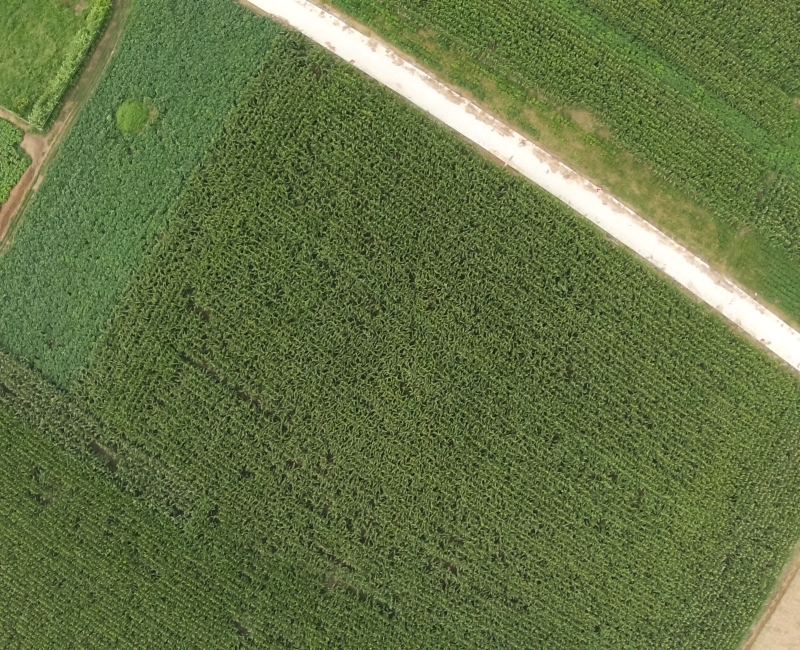
#> input picture resources/image/DJI_0030.JPG, 1600 x 1300 px (shown at 1/2 size)
$ python image_histogram.py
#> lines starting #> are read from the running program, lines starting #| are printed output that depends on the picture; after the words box and inside, x2 and y2 are one past the last pixel; in counts of white or black regions, pixels touching at a corner belong together
# AUTHOR    ：Lv Wenchao
# coding    : utf-8
# @Time     : 2021/3/2 9:49
# @FileName : image_histogram.py
# @Software : PyCharm
import cv2
import numpy as np
import matplotlib.pyplot as plt
import os

# 全局设置
np.set_printoptions(suppress=True)


# 绘制直方图
# [85 lines left out: functions draw_his, equalization_his, his_2d, not called in this run]


# 直方图反向投影
def back_projection():
    image = cv2.imread('../resources/image/DJI_0030.JPG')
#> image is the input picture: shape (1300, 1600, 3); mean B, G, R 67.8, 114.7, 99.1
    img_hsv = cv2.cvtColor(image, cv2.COLOR_BGR2HSV)
#> img_hsv: shape (1300, 1600, 3); mean H, S, V 39.7, 115.4, 115.4

    sample = image[800:1000, 800:1000, :]
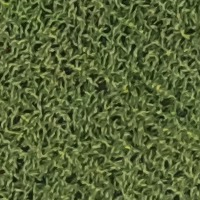
#> sample: shape (200, 200, 3); mean B, G, R 56.1, 100.9, 87.5
    sample_hsv = cv2.cvtColor(sample, cv2.COLOR_BGR2HSV)
#> sample_hsv: shape (200, 200, 3); mean H, S, V 39.1, 124.1, 100.9

    M = cv2.calcHist([img_hsv], [0, 1], None, [180, 256], [0, 180, 0, 256])
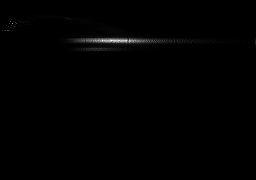
#> M: shape (180, 256) float32; min 0, max 8781, mean 45.1; drawn with min black and max white
    N = cv2.calcHist([sample_hsv], [0, 1], None, [180, 256], [0, 180, 0, 256])

    # 进行归一化
    cv2.normalize(N, N, 0, 255, cv2.NORM_MINMAX)
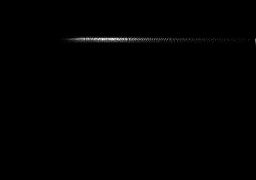
#> N: shape (180, 256) float32; min 0, max 255, mean 1
    dst = cv2.calcBackProject([img_hsv], [0, 1], N, [0, 180, 0, 256], 1)
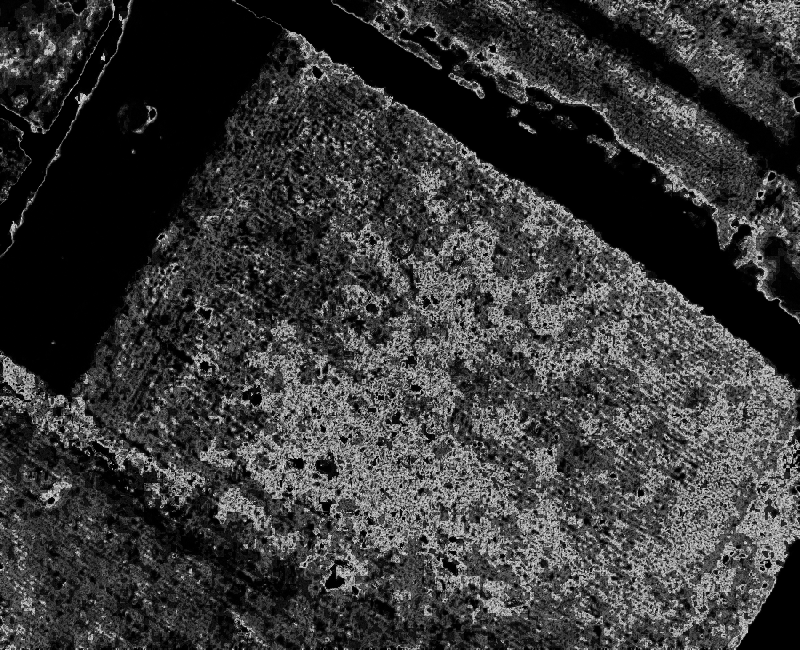
#> dst: shape (1300, 1600) (shown at 1/2 size); min 0, max 255, mean 55.9

    disc = cv2.getStructuringElement(cv2.MORPH_ELLIPSE, (5, 5))
    dst = cv2.filter2D(dst, -1, disc)
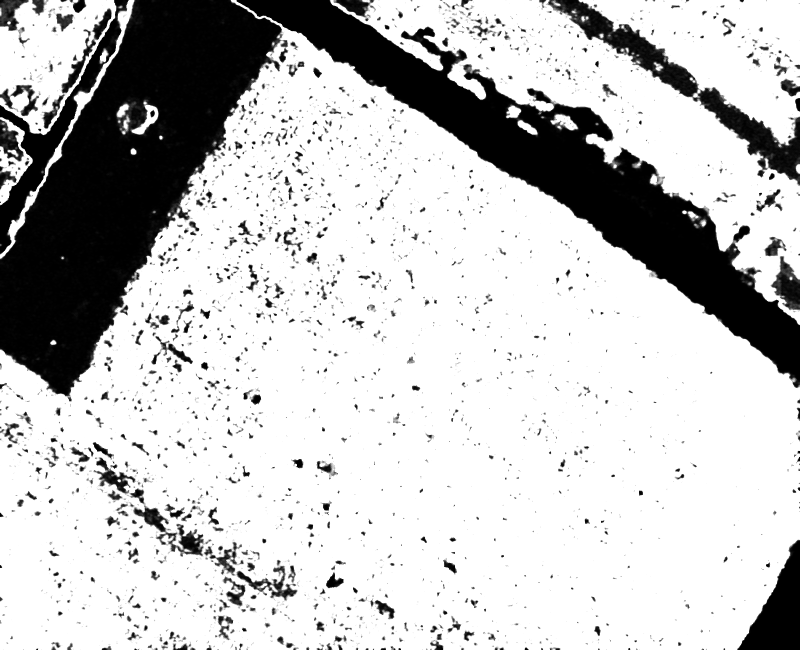
#> dst: shape (1300, 1600) (shown at 1/2 size); min 0, max 255, mean 195.4
    # threshold and binary AND
    ret, thresh = cv2.threshold(dst, 50, 255, 0)
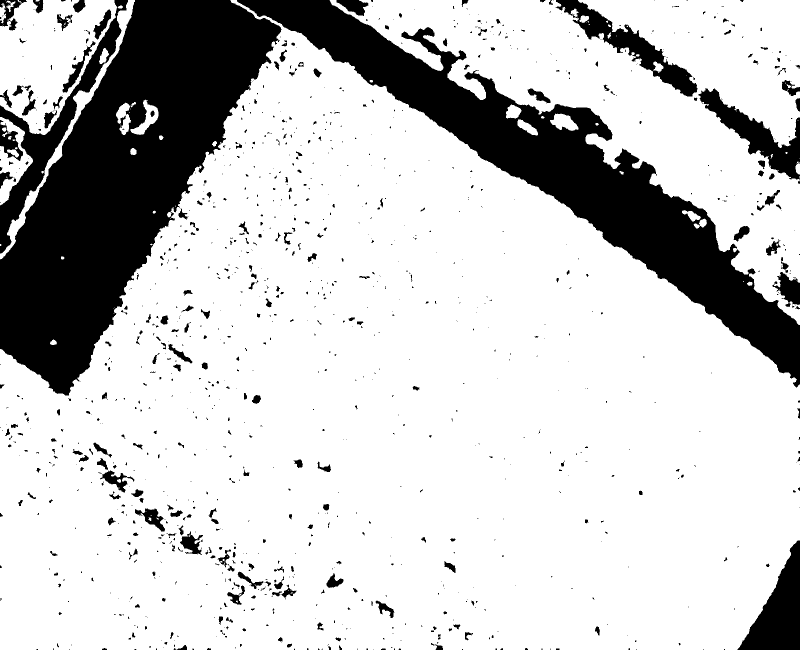
#> thresh: shape (1300, 1600) (shown at 1/2 size); 78.7% white; 1169 black regions (844 under 20 px), largest, box (x1, y1, x2, y2) and area: (0, 0, 563, 791) 200365, (474, 0, 1600, 775) 149427, (0, 0, 256, 507) 17482
    # # 别忘了是三通道图像，因此这里使用merge 变成3 通道
    thresh = cv2.merge((thresh, thresh, thresh))
    print(thresh.shape)
#| (1300, 1600, 3)
    # # 按位操作
    res = cv2.bitwise_and(image, thresh)
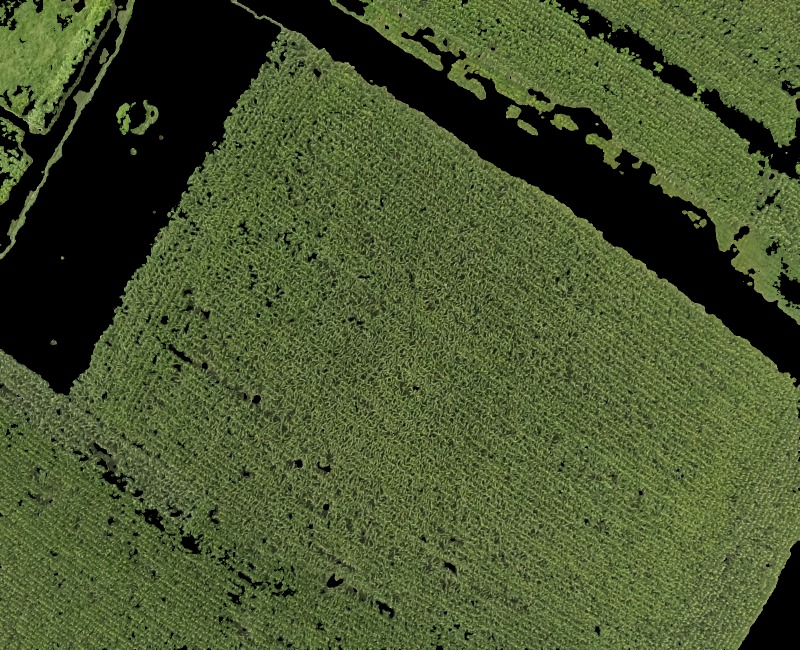
#> res: shape (1300, 1600, 3) (shown at 1/2 size); mean B, G, R 45.7, 83.6, 70.8
    # res = np.hstack((image, thresh, res))
    cv2.imwrite('../resources/result/res.jpg', res)
    # 显示图像
    plt.imshow(res)
    plt.show()


if __name__ == '__main__':
    path = "../resources/image/"
    filename = 'home.jpg'
    filepath = os.path.join(path, filename)
    # his_2d(filepath)
    back_projection()

$ run again, with resources/image/DJI_0020.JPG copied over resources/image/DJI_0030.JPG
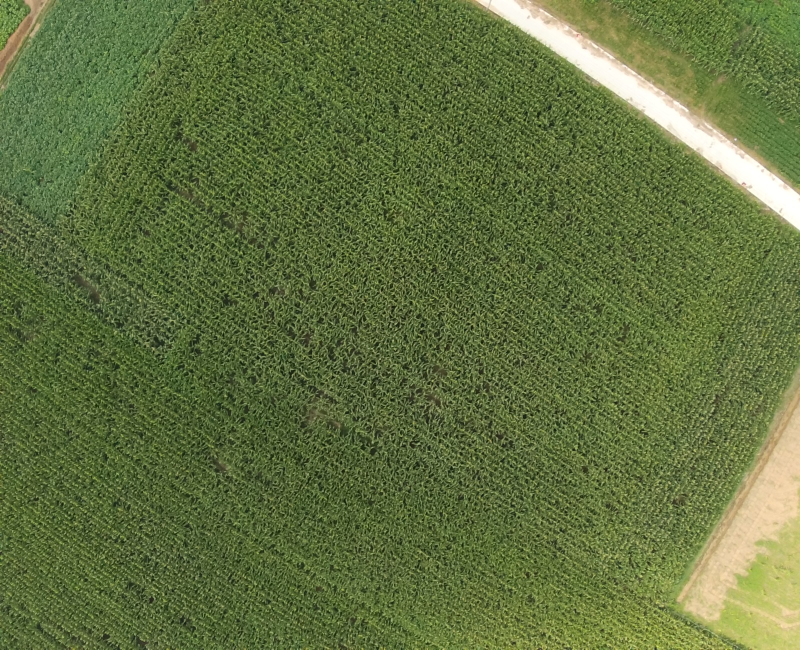
#> input picture resources/image/DJI_0020.JPG, 1600 x 1300 px (shown at 1/2 size)
#> in back_projection, image is the input picture: shape (1300, 1600, 3); mean B, G, R 63.8, 113.1, 97.5
#> img_hsv: shape (1300, 1600, 3); mean H, S, V 39.6, 122.1, 113.9
#> sample_hsv: shape (200, 200, 3); mean H, S, V 39.8, 119.5, 99.4
#> in back_projection, `ret, thresh = cv2.threshold(dst, 50, 255, 0)`:
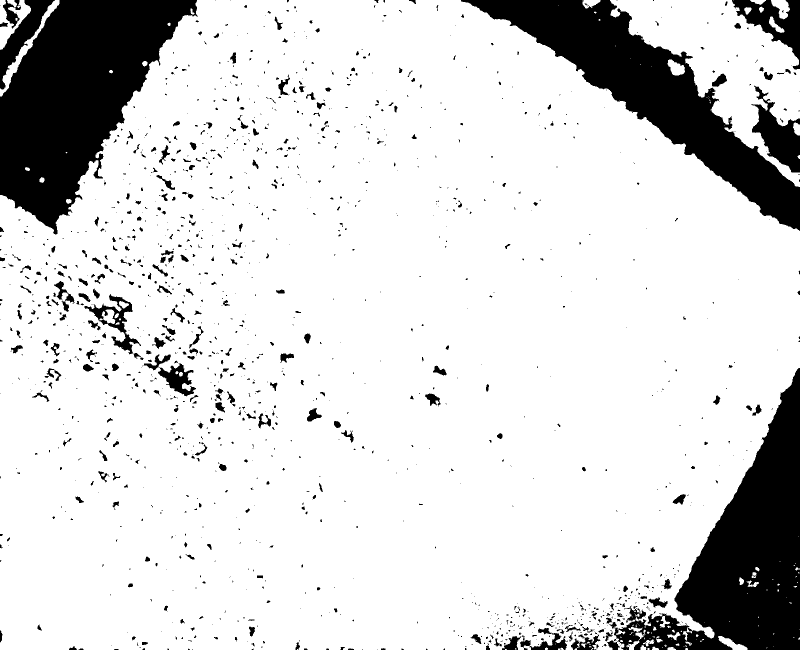
#> thresh: shape (1300, 1600) (shown at 1/2 size); 84.5% white; 1479 black regions (1083 under 20 px), largest, box (x1, y1, x2, y2) and area: (0, 0, 396, 469) 97758, (1219, 736, 1600, 1300) 84993, (922, 0, 1600, 462) 76807
#| (1300, 1600, 3)
#> in back_projection, `res = cv2.bitwise_and(image, thresh)`:
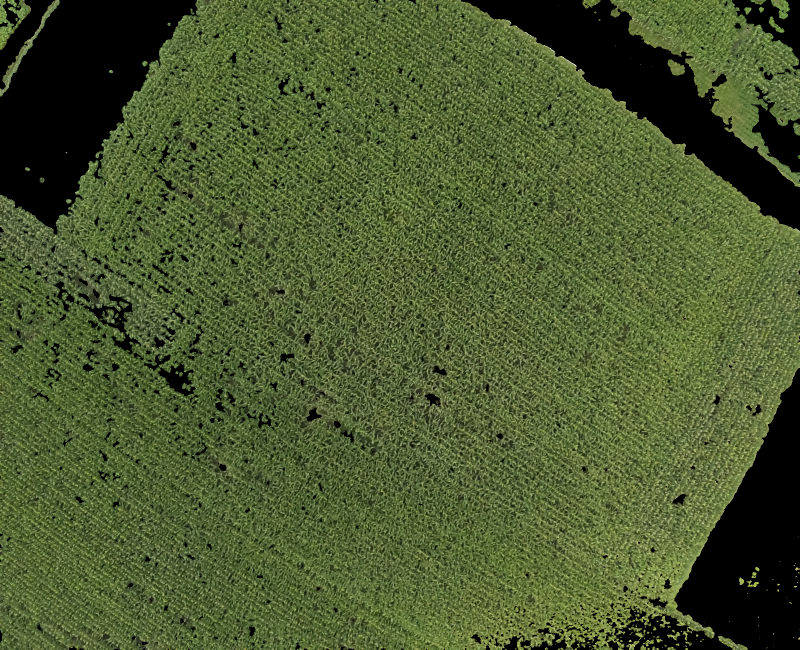
#> res: shape (1300, 1600, 3) (shown at 1/2 size); mean B, G, R 47.5, 89.4, 75
